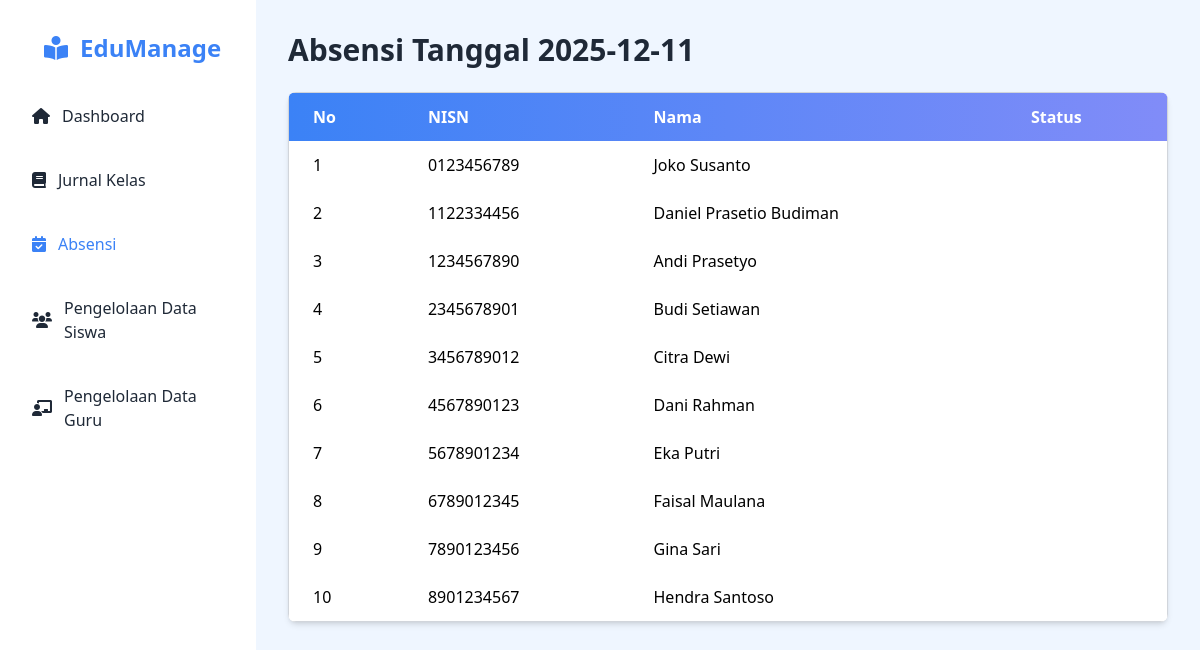
Page /index.php/absensi/detail_kepsek/23/2025-12-11 on the committed database.
### tables this page shows
CREATE TABLE `siswa` (
  `nisn` varchar(20) NOT NULL,
  `nama` varchar(100) NOT NULL,
  `angkatan` year(4) NOT NULL,
  `kelas_id` int(11) NOT NULL,
  `password` varchar(255) NOT NULL
);

### application/controllers/Absensi.php (called while the page is built, shortened)
<?php
class Absensi extends CI_Controller {
    public function __construct() {
        $this->load->model('M_absensi');
        $this->load->model('M_jurnal');
    }
    public function detail_kepsek($kelas_id, $tanggal) {
        $data['kelas_id'] = $kelas_id;
        $data['tanggal'] = $tanggal;
        $data['siswa'] = $this->M_absensi->get_siswa_by_kelas($kelas_id, $tanggal);
        $this->load->view('absensi/V_absensi_detail_kepsek', $data);
    }
}

### index.php (called while the page is built, shortened)
<?php
require_once BASEPATH.'core/CodeIgniter.php';

### application/models/M_absensi.php (called while the page is built, shortened)
<?php
class M_absensi extends CI_Model {
    public function get_siswa_by_kelas($kelas_id, $tanggal) {
        $this->db->select('siswa.nisn, siswa.nama, absensi.status');
        $this->db->from('siswa');
        $this->db->join('absensi', 'siswa.nisn = absensi.siswa_nisn AND absensi.tanggal = "' . $tanggal . '"', 'left');
        $this->db->where('siswa.kelas_id', $kelas_id);
        return $this->db->get()->result();
    }
}

### application/views/absensi/V_absensi_detail_kepsek.php (the view, shortened to what this page needs)
<!DOCTYPE html>
<html lang="en">
<head>
    <script src="https://cdn.tailwindcss.com"></script>
    <link rel="stylesheet" href="https://cdnjs.cloudflare.com/ajax/libs/font-awesome/6.0.0-beta3/css/all.min.css">
</head>
<body class="bg-blue-50 font-sans">
    <div class="flex" id="app">
        <div class="bg-white text-gray-800 w-64 min-h-screen p-5 space-y-6 transition-all duration-300" id="sidebar">
            <ul class="space-y-4">
                <li><a href="<?= site_url('dashboard/dashboard_kepsek'); ?>" class="text-blue-500 flex items-center p-3 rounded-md text-2xl font-bold ml-3"><i class="fas fa-book-reader mr-3"></i>EduManage</a></li>
                <li><a href="<?= site_url('dashboard/dashboard_kepsek'); ?>" class="flex items-center hover:bg-gradient-to-r from-blue-500 to-indigo-400 hover:text-white p-3 rounded-md"><i class="fas fa-home mr-3"></i>Dashboard</a></li>
                <li><a href="<?= site_url('jurnal/jurnal_kepsek'); ?>" class="flex items-center hover:bg-gradient-to-r from-blue-500 to-indigo-400 hover:text-white p-3 rounded-md"><i class="fas fa-book mr-3"></i>Jurnal Kelas</a></li>
                <li><a href="<?= site_url('absensi/absensi_kepsek'); ?>" class="text-blue-500 flex items-center hover:bg-gradient-to-r from-blue-500 to-indigo-400 hover:text-white p-3 rounded-md"><i class="fas fa-calendar-check mr-3"></i>Absensi</a></li>
                <li><a href="<?= site_url('siswa/siswa_kepsek'); ?>" class="flex items-center hover:bg-gradient-to-r from-blue-500 to-indigo-400 hover:text-white p-3 rounded-md"><i class="fas fa-users mr-3"></i>Pengelolaan Data Siswa</a></li>
                <li><a href="<?= site_url('admin/admin_kepsek'); ?>" class="flex items-center hover:bg-gradient-to-r from-blue-500 to-indigo-400 hover:text-white p-3 rounded-md"><i class="fas fa-chalkboard-teacher mr-3"></i>Pengelolaan Data Guru</a></li>
            </ul>
        </div>
        <div class="flex-1 p-8 space-y-6 transition-all duration-300" id="content">
            <h1 class="text-3xl font-bold text-gray-800 mb-4">
                Absensi Tanggal <?= $tanggal ?>
            </h1>
            <div class="bg-white to-indigo-400 shadow-md rounded-lg overflow-x-auto">
                <table class="min-w-full bg-white border border-gray-300 rounded-md shadow-md">
                    <thead class="bg-gradient-to-r from-blue-500 to-indigo-400 text-white">
                        <tr>
                            <th class="py-3 px-6 text-left">No</th>
                            <th class="py-3 px-6 text-left">NISN</th>
                            <th class="py-3 px-6 text-left">Nama</th>
                            <th class="py-3 px-6 text-left">Status</th>
                        </tr>
                    </thead>
                    <tbody>
                        <?php $no = 1; ?>
                        <?php foreach ($siswa as $s): ?>
                            <tr class="hover:bg-gradient-to-r from-blue-200 to-indigo-200">
                                <td class="py-3 px-6"><?= $no++ ?></td>
                                <td class="py-3 px-6"><?= $s->nisn ?></td>
                                <td class="py-3 px-6"><?= $s->nama ?></td>
                                <td class="py-3 px-6">
                                </td>
                            </tr>
                        <?php endforeach; ?>
                    </tbody>
                </table>
            </div>
        </div>
    </div>
</body>
</html>

### rows in the picture
siswa: nisn "0123456789", nama "Joko Susanto"
siswa: nisn "1122334456", nama "Daniel Prasetio Budiman"
siswa: nisn "1234567890", nama "Andi Prasetyo"
siswa: nisn "2345678901", nama "Budi Setiawan"
siswa: nisn "3456789012", nama "Citra Dewi"
siswa: nisn "4567890123", nama "Dani Rahman"
siswa: nisn "5678901234", nama "Eka Putri"
siswa: nisn "6789012345", nama "Faisal Maulana"
siswa: nisn "7890123456", nama "Gina Sari"
siswa: nisn "8901234567", nama "Hendra Santoso"

### other values in the picture
$tanggal "2025-12-11"
